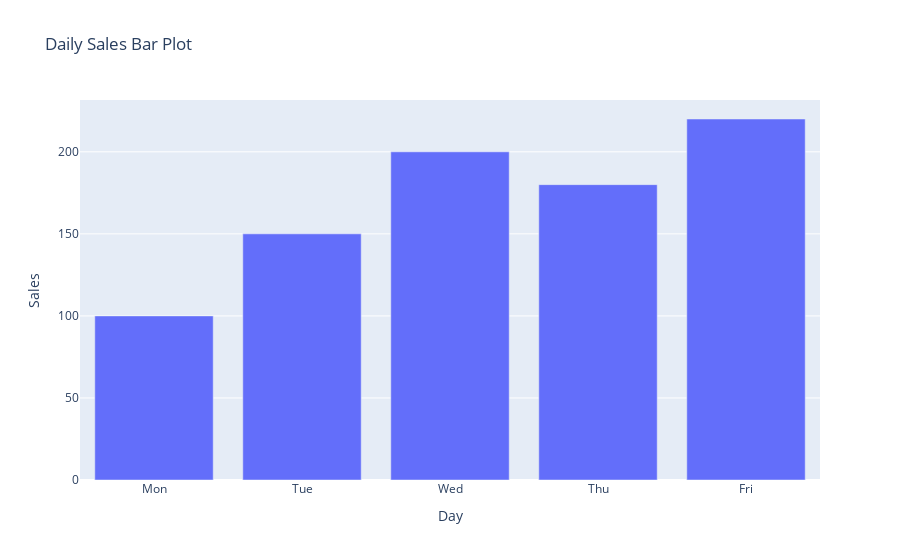

The notebook cell saved with this chart:
### Markdown cell above
### Bar Plot Example 1: Basic Bar Plot

### Code cell
df = pd.DataFrame({
    "Day": ["Mon", "Tue", "Wed", "Thu", "Fri"],
    "Sales": [100, 150, 200, 180, 220]
})
fig = px.bar(df, x="Day", y="Sales", title="Daily Sales Bar Plot")
fig.show()

### Figure 1 — Plotly figure (JSON) as saved in the notebook; plotly's stock layout.template omitted (floating-point values rounded to 4 significant figures)
{"data": [{"hovertemplate": "Day=%{x}<br>Sales=%{y}<extra></extra>", "legendgroup": "", "marker": {"color": "#636efa", "pattern": {"shape": ""}}, "name": "", "orientation": "v", "showlegend": false, "textposition": "auto", "type": "bar", "x": ["Mon", "Tue", "Wed", "Thu", "Fri"], "xaxis": "x", "y": [100, 150, 200, 180, 220], "yaxis": "y"}], "layout": {"autosize": true, "barmode": "relative", "legend": {"tracegroupgap": 0}, "title": {"text": "Daily Sales Bar Plot"}, "xaxis": {"anchor": "y", "autorange": true, "domain": [0, 1], "range": [-0.5, 4.5], "title": {"text": "Day"}, "type": "category"}, "yaxis": {"anchor": "x", "autorange": true, "domain": [0, 1], "range": [0, 231.6], "title": {"text": "Sales"}, "type": "linear"}}}
